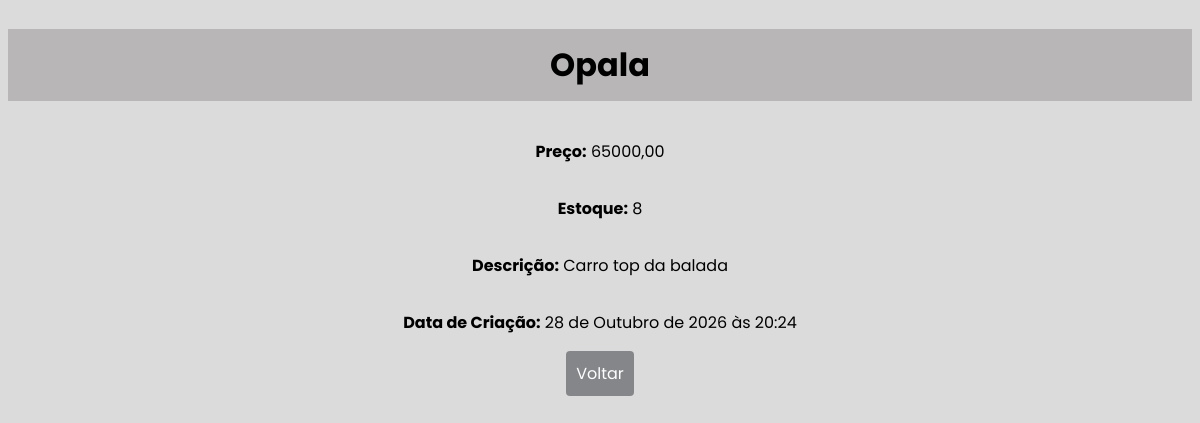
/6/, run on the app's committed database.
### appProdutos/models.py (models this page shows, shortened)
class Produto(models.Model):
    nome = models.CharField(max_length=100)
    preco = models.DecimalField(max_digits=10, decimal_places=2)
    estoque = models.IntegerField()
    descricao = models.TextField(blank=True, null=True)
    dataCriacao = models.DateTimeField(auto_now_add=True)

### appProdutos/views.py (the view)
# urls.py: path('<int:id>/', detalhe, name='detalhe')
def detalhe(request, id):
    produto = get_object_or_404(Produto, id=id)
    return render(
        request,
        'detalhe.html',
        {'produto': produto}
    )

### appProdutos/templates/detalhe.html (shortened to what this page needs)
{% load static %}
<!DOCTYPE html>
<html lang="en">
<head>
    <link rel="stylesheet" href="{% static 'detalhe.css' %}">
</head>
<body>
    <h1>
        {{ produto.nome }}
    </h1>
    <p><strong>Preço:</strong> {{ produto.preco }}</p>
    <p><strong>Estoque:</strong> {{ produto.estoque }}</p>
    <p><strong>Descrição:</strong> {{ produto.descricao }}</p>
    <p><strong>Data de Criação:</strong> {{ produto.dataCriacao }}</p>
    <a href="{% url 'listar' %}">
        Voltar
    </a>
</body>
</html>

### appProdutos/static/detalhe.css (style rules this page uses)
body { background-color: rgb(219, 219, 219); display: flex; flex-direction: column; text-align: center; font-family: 'Poppins', sans-serif; }
h1 { background-color: rgb(184, 182, 182); padding: 12px; }
a { text-decoration: none; color: rgb(253, 253, 253); padding: 10px; background-color: rgb(133, 134, 138); border-radius: 4px; margin: auto; }

### data on the page
Produto: nome "Opala", preco "65000,00", estoque "8", descricao "Carro top da balada", dataCriacao "28 de Outubro de 2026 às 20:24"
